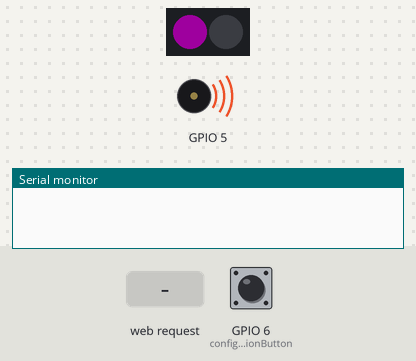
The sketch below on a simulated ESP32-S3. Parts: 2 RGB LEDs in strip order, left to right, buzzer (waves = sounding), the last lines printed to the serial monitor. The inputs (shaded band) are chosen by the test bench; at power-on: GPIO 6 (configurationurationButton) HIGH. Dim RGB values are drawn brighter than linear; WiFi joins after 1.5 s; servers stay silent unless stated; a WiFi scan finds three made-up networks; EEPROM starts erased. At 9.8 s the program restarts the board; the recording ends there.

Above: at 0.13 s.
At 5.2 s:
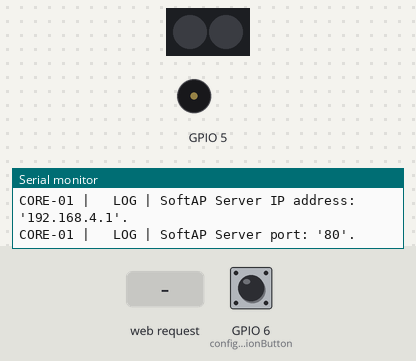
5.3 s: HTTP request GET /configuration received
At 7.39 s:
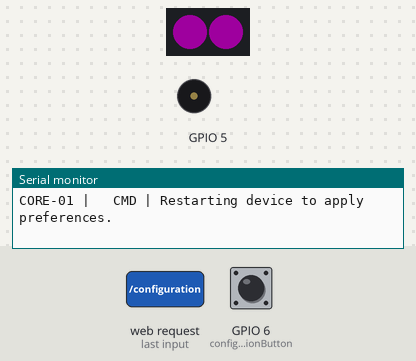
Timing chart, 0 to 9.8 s (numbered marks = the images above; inputs shaded):
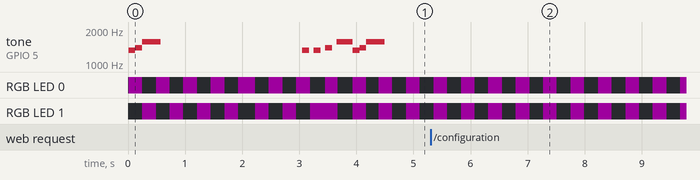

Measured:
- by itself, tone on GPIO 5: plays 1319 Hz for 0.12 s, 1397 Hz for 0.12 s, 1568 Hz for 0.32 s, 1319 Hz for 0.12 s, 1319 Hz for 0.12 s, 1397 Hz for 0.12 s … (10 notes in this stretch)

The sketch:

SMAF-Development-Kit.ino
```cpp
// (licence header left out)
#include "WiFi.h"
#include "WiFiConfig.h"
#include "PubSubClient.h"
#include "AudioVisualNotifications.h"
#include "Helpers.h"
#include "Wire.h"
#include "time.h"
#include "Adafruit_SHT4x.h"

// Define constants for ESP32 core numbers.
#define ESP32_CORE_PRIMARY 0    // Numeric value representing the primary core.
#define ESP32_CORE_SECONDARY 1  // Numeric value representing the secondary core.

// Enum to represent different device statuses.
enum DeviceStatusEnum : byte {
  NONE,             // Disable RGB led.
  NOT_READY,        // Device is not ready.
  READY_TO_SEND,    // Device is ready to send data.
  WAITING_GNSS,     // Device is waiting for GNSS data.
  MAINTENANCE_MODE  // Device is in maintenance mode.
};

// Variable to store the current device status.
DeviceStatusEnum deviceStatus = NONE;  // Initial state is set to NOT_READY.

// Function prototype for the DeviceStatusThread function.
void DeviceStatusThread(void* pvParameters);

// SoftAP configurationuration parameters.
const char* configurationNetworkName = "SMAF-DK-SAP-configuration";
const char* configurationNetworkPass = "123456789";
const char* preferencesNamespace = "SMAF-DK";
uint16_t configurationServerPort = 80;

// WiFiconfiguration instance with the specified configurationuration.
WiFiConfig configuration(configurationNetworkName,
                         configurationNetworkPass,
                         configurationServerPort,
                         preferencesNamespace);

// Preferences variables.
static const char* networkName;
static const char* networkPass;
static const char* mqttServerAddress;
static const char* mqttUsername;
static const char* mqttPass;
static const char* mqttClientId;
static const char* mqttTopic;
static uint16_t mqttServerPort;
static bool audioNotifications;
static bool visualNotifications;

/**
* @brief WiFiClient and PubSubClient instances for establishing MQTT communication.
*
* The WiFiClient instance, named wifiClient, is used to manage the Wi-Fi connection.
* The PubSubClient instance, named mqtt, relies on the WiFiClient for MQTT communication.
*/
WiFiClient wifiClient;          // Manages Wi-Fi connection.
PubSubClient mqtt(wifiClient);  // Uses WiFiClient for MQTT communication.

/**
* @brief Constructs an instance of the AudioVisualNotifications class.
*
* Initializes an instance of the AudioVisualNotifications class with the provided configurations.
* The NeoPixel pin should be set up as OUTPUT before calling this constructor.
*
* @param neoPixelPin The pin connected to the NeoPixel LED strip.
* @param neoPixelCount The number of NeoPixels in the LED strip.
* @param neoPixelBrightness The brightness level of the NeoPixels (0-255).
* @param speakerPin The pin connected to the speaker for audio feedback.
*/
AudioVisualNotifications notifications(4, 2, 30, 5);

// Define the pin for the configurationuration button.
int configurationurationButton = 6;

// Adafruit SHT45 Library.
Adafruit_SHT4x sht4 = Adafruit_SHT4x();

// NTP Server configuration.
const char* ntpServer = "europe.pool.ntp.org";  // Global - pool.ntp.org
const long gmtOffset = 0;
const int dstOffset = 0;

/**
* @brief Initializes the SMAF-Development-Kit and runs once at the beginning.
*
* This function is responsible for the initial setup of the SMAF-Development-Kit.
* It is executed once when the Arduino board starts or is reset.
* configurationuration settings, pin modes, and other one-time setup tasks can be performed here.
*
*/
void setup() {
  // Create a new task (DeviceStatusThread) and assign it to the primary core (ESP32_CORE_PRIMARY).
  xTaskCreatePinnedToCore(
    DeviceStatusThread,    // Function to implement the task.
    "DeviceStatusThread",  // Name of the task.
    8000,                  // Stack size in words.
    NULL,                  // Task input parameter (e.g., delay).
    1,                     // Priority of the task.
    NULL,                  // Task handle.
    ESP32_CORE_SECONDARY   // Core where the task should run.
  );

  // Initialize serial communication at a baud rate of 115200.
  Serial.begin(115200);

  // Set Wire library custom I2C pins.
  // Example usage:
  // Wire.setPins(SDA_PIN_NUMBER, SCL_PIN_NUMBER);
  Wire.setPins(1, 2);

  // Set the pin mode for the configurationuration button to INPUT.
  pinMode(configurationurationButton, INPUT);

  // Load all preferences to variables.
  networkName = configuration.getNetworkName();
  networkPass = configuration.getNetworkPass();
  mqttServerAddress = configuration.getMqttServerAddress();
  mqttUsername = configuration.getMqttUsername();
  mqttPass = configuration.getMqttPass();
  mqttClientId = configuration.getMqttClientId();
  mqttTopic = configuration.getMqttTopic();
  mqttServerPort = configuration.getMqttServerPort();
  audioNotifications = configuration.getAudioNotificationsStatus();
  visualNotifications = configuration.getVisualNotificationsStatus();

  // Initialize visualization library neo pixels.
  // This does not light up neo pixels.
  notifications.initializeVisualNotifications();

  // Play intro melody on speaker if enabled in preferences.
  if (audioNotifications) {
    notifications.introAudioNotification();
  }

  // Delay for 2400 milliseconds (2.4 seconds).
  delay(1600);

  // Print a formatted welcome message with build information.
  String buildVersion = "v0.002";
  String buildDate = "Q2, 2024.";
  Serial.printf("\n\rSMAF-DEVELOPMENT-KIT, Crafted with love in Europe.\n\rBuild version: %s\n\rBuild date: %s\n\r\n\r", buildVersion, buildDate);

  bool isConfigurationValid = configuration.loadPreferences();

  // Check if SoftAP configuration server should be started.
  if ((digitalRead(configurationurationButton) == LOW) || (!isConfigurationValid)) {
    // Log SoftAP information and start SoftAP configurationuration server.
    configuration.startConfiguration();

    // Set device status to Maintenance Mode.
    deviceStatus = MAINTENANCE_MODE;

    // Play configuration melody notification on speaker.
    if (audioNotifications) {
      notifications.maintenanceAudioNotification();
    }

    // Render the configurationuration page in maintenance mode.
    while (true) {
      configuration.renderConfigurationPage();
    }
  } else {
    // Set device status to Not Ready Mode.
    deviceStatus = NOT_READY;

    // Start SHT4x module.
    while (!sht4.begin()) {
      debug(ERR, "SHT4x module not detected on I2C lines.");
      delay(800);
    }

    // Log successful SHT4x module initialization.
    debug(SCS, "SHT4x module detected on I2C lines.");

    // Set SHT4x precision and heater settings.
    sht4.setPrecision(SHT4X_HIGH_PRECISION);
    sht4.setHeater(SHT4X_NO_HEATER);

    // Initialize NTP server time configuration.
    configTime(gmtOffset, dstOffset, ntpServer);

    // MQTT Client message buffer size.
    // Default is set to 256.
    mqtt.setBufferSize(1024);

    // Setup hardware Watchdog timer. Bark Bark.
    initWatchdog(30, true);
  }
}

/**
* @brief Main execution loop for the SMAF-Development-Kit.
*
* This function runs repeatedly in a loop after the initial setup.
* It is the core of your Arduino program, where continuous tasks and operations should be placed.
* Be mindful of keeping the loop efficient and avoiding long blocking operations.
*
*/
void loop() {
  // Attempt to connect to the Wi-Fi network.
  connectToNetwork();

  // Attempt to connect to the MQTT broker.
  connectToMqttBroker();

  // Read temperature and humidity.
  sensors_event_t humidity, temp;
  sht4.getEvent(&humidity, &temp);

  debug(LOG, "Enviroment sensor reads temperature of %s degrees celsius with relative humidity at %s percent.", String(temp.temperature, 2), String(humidity.relative_humidity, 2));

  // Store MQTT data here.
  String mqttData = String();

  // String constructMqttMessage(int32_t longitude, int32_t latitude, int32_t speed, int32_t altitude, String time)
  mqttData = constructMqttMessage(
    temp.temperature,
    humidity.relative_humidity,
    getUtcTimeString());

  // If the device is ready to send, publish a message to the MQTT broker.
  if (deviceStatus == READY_TO_SEND) {
    debug(SCS, "Device is ready to post data.");
    debug(CMD, "Posting data package to MQTT broker '%s' on topic '%s'.", mqttServerAddress, mqttTopic);
    mqtt.publish(mqttTopic, mqttData.c_str(), true);
  } else {
    debug(ERR, "Device is not ready to post data.");
  }

  // Delay between data publish.
  delay(1600);

  // Check for incoming data on defined MQTT topic.
  // This is hard core connection check.
  // If no data on topic is received, we are not connected to internet or server and watchdog will reset the device.
  mqtt.loop();
}

/**
* @brief Handles the server response received on a specific MQTT topic.
*
* This function logs the server response using debug output. If the device status is not
* in maintenance mode, it also resets the watchdog timer to prevent system reset.
*
* @param topic The MQTT topic on which the server response was received.
* @param payload Pointer to the payload data received from the server.
* @param length Length of the payload data.
*/
void serverResponse(char* topic, byte* payload, unsigned int length) {
  debug(SCS, "Server '%s' responded.", mqttServerAddress);

  // Reset WDT.
  if (deviceStatus != MAINTENANCE_MODE) {
    resetWatchdog();
  }
}

/**
* @brief Attempt to connect SMAF-DK to the configurationured Wi-Fi network.
*
* If SMAF-DK is not connected to the Wi-Fi network, this function tries to establish
* a connection using the settings from the WiFiconfiguration instance.
*
* @warning This function may delay for extended periods while attempting to connect
* to the Wi-Fi network.
*/
void connectToNetwork() {
  if (WiFi.status() != WL_CONNECTED) {
    // Set initial device status.
    deviceStatus = NOT_READY;

    // Disable auto-reconnect and set Wi-Fi mode to station mode.
    WiFi.setAutoReconnect(false);
    WiFi.mode(WIFI_STA);

    // Log an error if not connected to the configurationured SSID.
    debug(ERR, "Device not connected to '%s'.", networkName);

    // Keep attempting to connect until successful.
    while (WiFi.status() != WL_CONNECTED) {
      debug(CMD, "Connecting device to '%s'", networkName);

      // Attempt to connect to the Wi-Fi network using configurationured credentials.
      WiFi.begin(networkName, networkPass);
      delay(6400);
    }

    // Log successful connection and set device status.
    debug(SCS, "Device connected to '%s'.", networkName);
  }
}

/**
* @brief Attempt to connect to the configurationured MQTT broker.
*
* If the MQTT client is not connected, this function tries to establish a connection
* to the MQTT broker using the settings from the WiFiconfiguration instance.
*
* @note Assumes that MQTT configurationuration parameters (server address, port, client ID,
* username, password) have been previously set in the WiFiconfiguration instance.
*
* @warning This function may delay for extended periods while attempting to connect
* to the MQTT broker.
*/
void connectToMqttBroker() {
  if (!mqtt.connected()) {
    // Set initial device status.
    deviceStatus = NOT_READY;

    // Set MQTT server and connection parameters.
    mqtt.setServer(mqttServerAddress, mqttServerPort);
    // mqtt.setKeepAlive(30000);     // To be configurationured on the settings page.
    // mqtt.setSocketTimeout(4000);  // To be configurationured on the settings page.
    mqtt.setCallback(serverResponse);

    // Log an error if not connected.
    debug(ERR, "Device not connected to MQTT broker '%s'.", mqttServerAddress);

    // Keep attempting to connect until successful.
    while (!mqtt.connected()) {
      debug(CMD, "Connecting device to MQTT broker '%s'.", mqttServerAddress);

      if (mqtt.connect(mqttClientId, mqttUsername, mqttPass)) {
        // Log successful connection and set device status.
        debug(SCS, "Device connected to MQTT broker '%s'.", mqttServerAddress);

        // Subscribe to MQTT topic.
        mqtt.subscribe(mqttTopic);

        // deviceStatus = WAITING_GNSS;
        deviceStatus = READY_TO_SEND;
      } else {
        // Retry after a delay if connection failed.
        delay(4000);
      }
    }
  }
}

/**
* @brief Retrieves the current UTC time as a formatted string.
*
* This function retrieves the current UTC time using the system time. If successful,
* it formats the time into a UTC date time string (e.g., "2024-06-20T20:56:59Z").
* If the UTC time cannot be obtained, it returns "Unknown".
*
* @return A String containing the current UTC time in the specified format, or "Unknown" if the time cannot be retrieved.
*/
String getUtcTimeString() {
  struct tm timeinfo;

  if (!getLocalTime(&timeinfo)) {
    return "Unknown";
  }

  // Create a buffer to hold the formatted time string
  char buffer[80];
  strftime(buffer, sizeof(buffer), "%Y-%m-%dT%H:%M:%SZ", &timeinfo);
  return String(buffer);
}

/**
* @brief Constructs an MQTT message string containing temperature, humidity, and timestamp data.
*
* Constructs a JSON-formatted MQTT message string containing temperature and humidity data
* (read from SHT4x) and a timestamp.
*
* @param temperature Temperature read from SHT4x.
* @param humidity Humidity read from SHT4x.
* @param timestamp Human-readable timestamp in UTC format.
* @return A String containing the constructed MQTT message in JSON format.
*/
String constructMqttMessage(float temperature, float humidity, String timestamp) {
  String message;

  message += "{";
  message += quotation("timestamp") + ":" + quotation(timestamp) + ",";
  message += quotation("temperature") + ":";
  message += "{";
  message += quotation("value") + ":" + String(temperature, 2) + ",";
  message += quotation("unit") + ":" + quotation("C");
  message += "},";
  message += quotation("humidity") + ":";
  message += "{";
  message += quotation("value") + ":" + String(humidity, 2) + ",";
  message += quotation("unit") + ":" + quotation("%");
  message += "}";
  message += "}";

  return message;
}

/**
* @brief Thread function for handling device status indications through an RGB LED.
*
* This thread continuously updates the RGB LED status based on the current device status.
* It uses the DeviceStatusEnum values to determine the appropriate LED indication.
*
* @param pvParameters Pointer to task parameters (not used in this function).
*/
void DeviceStatusThread(void* pvParameters) {
  for (;;) {
    // Clear the NeoPixel LED strip.
    notifications.clearAllVisualNotifications();

    if (visualNotifications) {
      // Update LED status based on the current device status.
      switch (deviceStatus) {
        case NONE:
          notifications.loadingVisualNotification();
          break;
        case NOT_READY:
          notifications.notReadyVisualNotification();
          break;
        case READY_TO_SEND:
          notifications.readyToSendVisualNotification();
          break;
        case WAITING_GNSS:
          notifications.waitingGnssFixVisualNotification();
          break;
        case MAINTENANCE_MODE:
          notifications.maintenanceVisualNotification();
          break;
      }
    }
  }
}
```

Source omitted: udioVisualNotifications.cpp (9682 bytes), AudioVisualNotifications.h (8716 bytes), Helpers.cpp (6287 bytes), Helpers.h (4583 bytes), WiFiConfig.cpp (42767 bytes), WiFiConfig.h (17144 bytes)
